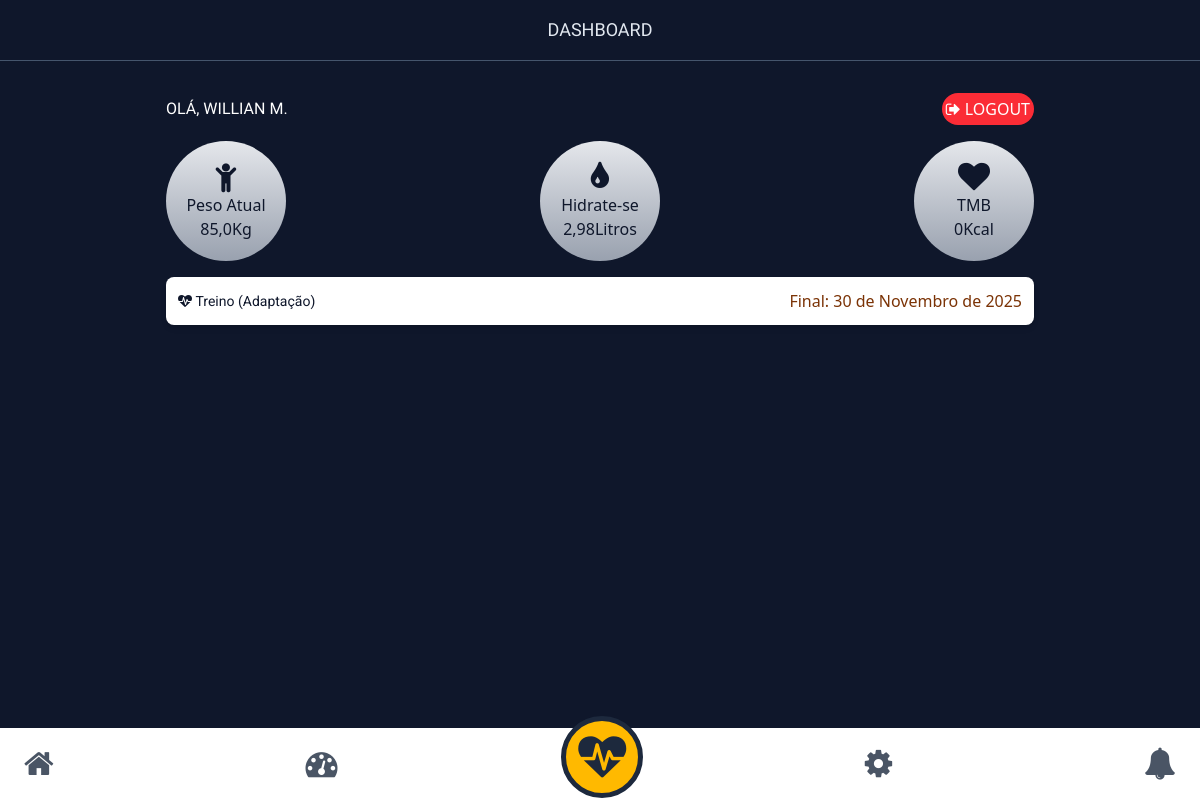
Page /home/ (signed in) on the committed database.
### app/models.py (models this page shows)
class DadosIniciais(models.Model):
    user_id = models.ForeignKey(User, on_delete=models.CASCADE)
    data_nascimento = models.DateField(blank=True)
    altura = models.IntegerField(blank=True)
    peso = models.FloatField(blank=True)
    genero = models.CharField(max_length=255, blank=True)
    def Idade(self):
        hoje = datetime.date.today()
        idade = hoje.year - self.data_nascimento.year - ((hoje.month, hoje.day) < (self.data_nascimento.month, self.data_nascimento.day))
        return idade
    def calc_agua(self):
        idade = self.Idade()
        quantidade = self.peso*idade
        return round(quantidade/1000, 2)
    def calc_kcal(self):
        peso = self.peso
        altura = self.altura
        idade=self.Idade()
        genero = self.genero
        if genero == 'masculino':
            tmb = 66.47+(13.75*peso)+(5.003*altura)-(6.775*idade)
        elif genero == 'feminino':
            tmb=655.09+(9.563*peso)+(1.85*altura)-(4.676*idade)
        elif not genero:
            tmb = 0
        return round(tmb,2)

### app_personal/models.py (models this page shows, shortened)
class Mesociclo(models.Model):
    user = models.ForeignKey(User, on_delete=models.CASCADE)
    titulo = models.CharField(max_length=255)
    periodizacao = models.CharField(max_length=255)
    pub_date = models.DateTimeField(auto_now_add=True)
    duracao = models.DateField(null=True)

### app/views.py (the view)
# urls.py: path('home/', views.home, name='home'),
def home(request):
    user_auth = request.user.is_authenticated
    user_id = request.user
    user_group = request.user.groups.all()
    if user_auth is None:
        return redirect('login_view')
    dados_iniciais_verificados = DadosIniciais.objects.filter(user_id = user_id)
    treino = Mesociclo.objects.filter(user_id=user_id)
    if not dados_iniciais_verificados:
        return redirect('dados_iniciais')
    else:
        dados_iniciais = DadosIniciais.objects.get(user_id = user_id)
        context={
        'treino':treino,
        'grupo':user_group,
        'dados_iniciais':dados_iniciais,
        'calc_idade':dados_iniciais.Idade(),
        'calc_agua':dados_iniciais.calc_agua(),
        'tmb':dados_iniciais.calc_kcal()
    }
    return render(request, 'inicio/home.html', context)

### app/templates/inicio/home.html (shortened to what this page needs)
{% extends 'base/base.html' %}
{% block 'content'%}
{% if user %}
<h1 class="text-center text-lg border-b-1 border-slate-600 p-4 text-slate-200">DASHBOARD</h1>
<section class="content w-full max-w-[900px] m-auto my-4 p-4 text-white space-y-3">
    <div class="flex items-center justify-between">
        <h1>Olá, {{user.first_name}}</h1>
        <a href="{% url 'logout' %}" class="bg-red-500 p-1 rounded-full"><i class="fa fa-sign-out"></i> LOGOUT</a>
    </div>
    <div class="flex flex-wrap items-center justify-between gap-2 my-4">
        <div class="bg-gradient-to-b from-gray-200 to-gray-400 w-30 h-30 rounded-full flex flex-col items-center justify-center text-slate-900">
            <i class="fa fa-child fa-2x"></i>
            <p class="font-medium">Peso Atual</p>
            <p>{{dados_iniciais.peso}}Kg</p>
        </div>
        <div class="bg-gradient-to-b from-gray-200 to-gray-400 w-30 h-30 rounded-full flex flex-col items-center justify-center text-slate-900">
            <i class="fa fa-tint fa-2x"></i>
            <p class="font-medium">Hidrate-se</p>
            <p>{{calc_agua}}Litros</p>
        </div>
        <div class="bg-gradient-to-b from-gray-200 to-gray-400 w-30 h-30 rounded-full flex flex-col items-center justify-center text-slate-900">
            <i class="fa fa-heart fa-2x"></i>
            <p class="font-medium">TMB</p>
            <p>{{tmb}}Kcal</p>
        </div>
    </div>
    {% if treino %}
    <div class="bg-white p-3 rounded-lg text-amber-900 shadow-md">
        {% for t in treino %}
        <div class="flex items-center justify-between ">
            <h2 class="text-sm text-slate-900"><i class="fa fa-heartbeat"></i>&nbsp;{{t.titulo}}</h2>
            <p>Final: {{t.duracao}}</p>
        </div>
        {% endfor %}
    </div>
    {% else %}
        <div class="bg-white text-slate-900 text-center rounded-2xl p-4 space-y-3">
            <h1 class="">Responda a Anamnese honestamente para que possamos alcançar juntos seu objetivo!</h1>
            <a href="{% url 'anamnese' %}" class="bg-amber-600 p-2 rounded-full uppercase font-medium">Responder agora!</a>
        </div>
    {% endif %}
</section>
{% endif %}
{% endblock %}

### app/static/css/style.css (style rules this page uses)
h1 { font-family: "Cal Sans", sans-serif !important; font-style: normal; text-transform: uppercase; }
h2 { font-family: 'Roboto'; }

### rows in the picture
DadosIniciais: peso "85,0"
Mesociclo: titulo "Treino (Adaptação)", duracao "30 de Novembro de 2025"

### other values in the picture
{{ user.first_name }} "WILLIAN M."
{{ calc_agua }} "2,98"
{{ tmb }} "0"
